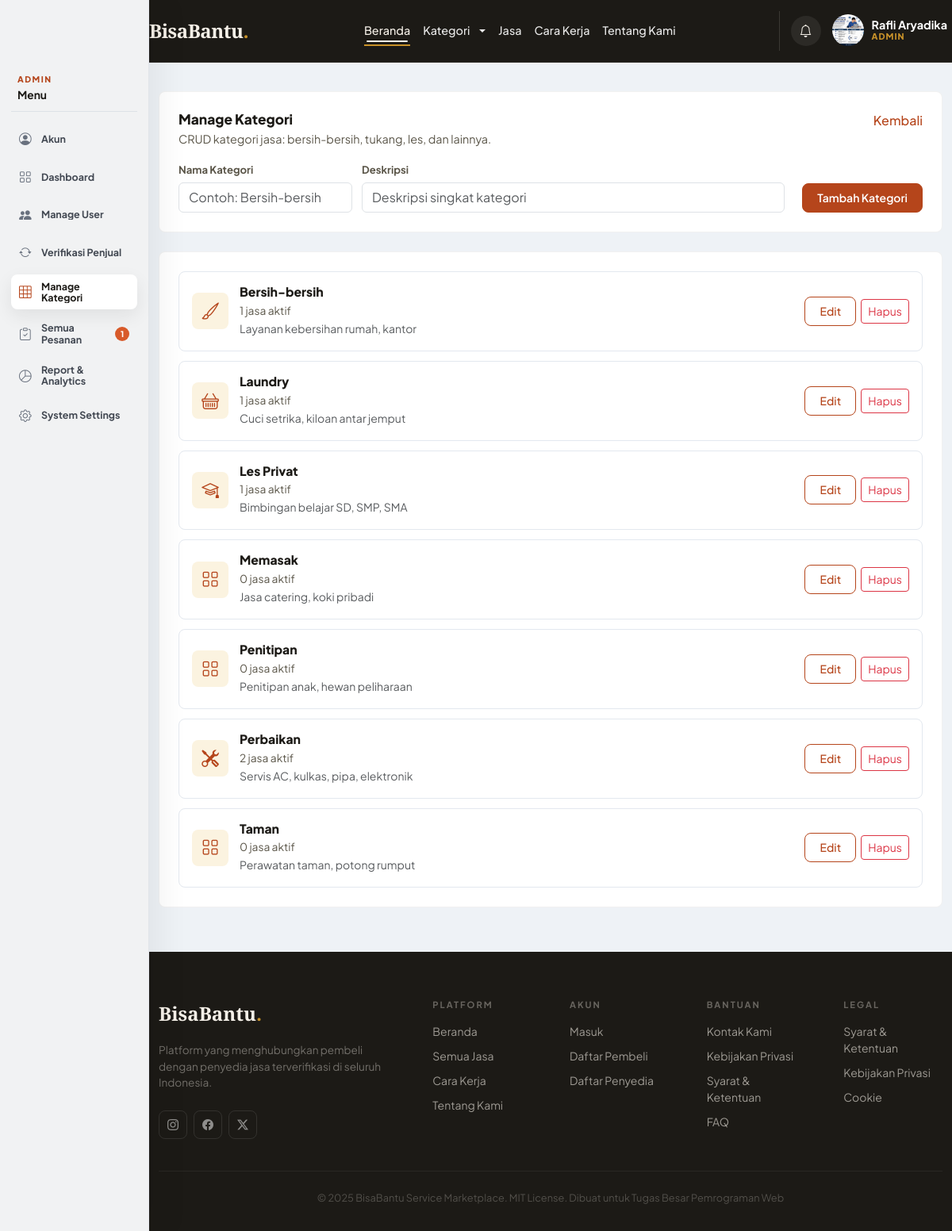
The page /index.php?page=admin_categories (signed in) on the database its author committed.
### tables this page shows
CREATE TABLE `categories` (
  `id` int NOT NULL AUTO_INCREMENT,
  `name` varchar(50) NOT NULL,
  `description` text,
  `created_at` timestamp NOT NULL DEFAULT CURRENT_TIMESTAMP,
  PRIMARY KEY (`id`)
);

### helpers/functions.php (called while the page is built, shortened)
<?php
function base_url($path = '') {
    $scheme = (!empty($_SERVER['HTTPS']) && $_SERVER['HTTPS'] !== 'off') ? 'https' : 'http';
    $host = $_SERVER['HTTP_HOST'] ?? 'localhost';
    $scriptDir = rtrim(dirname($_SERVER['SCRIPT_NAME']), '/\\');
    $base = $scheme . '://' . $host . $scriptDir;
    return rtrim($base, '/\\') . '/' . ltrim($path, '/\\');
}
function e($value) {
    return htmlspecialchars($value, ENT_QUOTES, 'UTF-8');
}
function category_icon($name) {
    $icons = [
        'bersih' => 'bi-brush',
        'perbaikan' => 'bi-tools',
        'les' => 'bi-mortarboard',
        'laundry' => 'bi-basket',
        'kecantikan' => 'bi-stars',
        'transport' => 'bi-truck',
    ];
    $lower = strtolower($name);
    foreach ($icons as $key => $icon) {
        if (str_contains($lower, $key)) {
            return $icon;
        }
    }
    return 'bi-grid';
}

### models/CategoryModel.php (called while the page is built, shortened)
<?php
class CategoryModel {
    private $pdo;
    public function __construct($pdo) {
        $this->pdo = $pdo;
    }
    public function getAllWithServiceCount() {
        $stmt = $this->pdo->query('
            SELECT c.*, COUNT(u.id) as service_count
            FROM categories c
            LEFT JOIN services s ON s.category_id = c.id AND s.is_active = 1
            LEFT JOIN users u ON s.provider_id = u.id AND u.is_verified = 1
            GROUP BY c.id
            ORDER BY c.name ASC
        ');
        return $stmt->fetchAll();
    }
}

### views/admin/categories.php (the view, shortened to what this page needs)
<?php
require_once __DIR__ . '/../../models/CategoryModel.php';
$categoryModel = new CategoryModel($pdo);
$categories = $categoryModel->getAllWithServiceCount();
$editId = (int) ($_GET['edit'] ?? 0);
$editCategory = $editId ? $categoryModel->getById($editId) : null;
?>
<main class="admin-dashboard">
    <div class="container">
        <section class="admin-panel mb-4">
            <div class="admin-panel-head">
                <div>
                    <h2>Manage Kategori</h2>
                    <p>CRUD kategori jasa: bersih-bersih, tukang, les, dan lainnya.</p>
                </div>
                <a href="<?= base_url('index.php?page=dashboard') ?>" class="link-accent">Kembali</a>
            </div>
            <form method="post" action="<?= base_url('index.php?page=admin&action=' . ($editCategory ? 'category_update' : 'category_create')) ?>" class="admin-form-row">
                <div class="admin-form-field">
                    <label>Nama Kategori</label>
                    <input type="text" name="name" class="form-control" required placeholder="Contoh: Bersih-bersih" value="<?= e($editCategory['name'] ?? '') ?>">
                </div>
                <div class="admin-form-field admin-form-field-grow">
                    <label>Deskripsi</label>
                    <input type="text" name="description" class="form-control" placeholder="Deskripsi singkat kategori" value="<?= e($editCategory['description'] ?? '') ?>">
                </div>
                <div class="admin-form-field admin-form-field-action">
                    <label>&nbsp;</label>
                    <button type="submit" class="btn btn-primary-custom">
                        <?= $editCategory ? 'Simpan Perubahan' : 'Tambah Kategori' ?>
                    </button>
                </div>
            </form>
        </section>
        <section class="admin-panel">
            <div class="admin-menu-grid">
                <?php if (empty($categories)): ?>
                    <p class="text-muted mb-0">Belum ada kategori.</p>
                <?php else: ?>
                    <?php foreach ($categories as $cat): ?>
                        <div class="admin-menu-card admin-category-card">
                            <span><i class="bi <?= e(category_icon($cat['name'])) ?>"></i></span>
                            <div>
                                <h3><?= e($cat['name']) ?></h3>
                                <p><?= (int) $cat['service_count'] ?> jasa aktif</p>
                                <?php if ($cat['description']): ?>
                                    <small class="text-muted"><?= e($cat['description']) ?></small>
                                <?php endif; ?>
                            </div>
                            <div class="admin-category-actions">
                                <a href="<?= base_url('index.php?page=admin_categories&edit=' . (int) $cat['id']) ?>" class="btn btn-sm btn-outline-custom">Edit</a>
                                <form method="post" action="<?= base_url('index.php?page=admin&action=category_delete') ?>" onsubmit="return confirm('Hapus kategori ini?');">
                                    <button type="submit" class="btn btn-sm btn-outline-danger">Hapus</button>
                                </form>
                            </div>
                        </div>
                    <?php endforeach; ?>
                <?php endif; ?>
            </div>
        </section>
    </div>
</main>

### assets/css/main.css (style rules this page uses)
:root { --cream: #F5F0E8; --warm-100: #EDE5D0; --warm-200: #D4C4A0; --ink: #1C1A16; --ink-60: #5A5548; --ink-30: #9D9488; --accent: #B5451B; --accent-lt: #F0E4DE; --gold: #C8922A; --gold-lt: #FBF3E0; --orange-primary: var(--accent); --orange-dark: #9a3615; --orange-light: var(--accent-lt); --orange-soft: var(--gold-lt); --text-dark: var(--ink); --text-muted: var(--ink-60); }
body { min-height: 100vh; display: flex; flex-direction: column; font-family: 'Plus Jakarta Sans', system-ui, sans-serif; color: var(--ink); background-color: var(--cream); }
html { min-height: 100%; }
body.has-role-sidebar { padding-left: 188px; background: #f4f5f7; }
.btn-outline-custom { border: 1px solid rgba(255, 255, 255, 0.25); color: rgba(255, 255, 255, 0.85); border-radius: 8px; padding: 7px 18px; font-size: 0.875rem; font-weight: 500; background: none; transition: all 0.2s; }
.btn-primary-custom { background: var(--gold); color: var(--ink); border: none; border-radius: 8px; padding: 7px 18px; font-size: 0.875rem; font-weight: 600; transition: all 0.2s; }
.link-accent { color: var(--accent); font-weight: 500; text-decoration: none; }
.btn-outline-custom, .btn-primary-custom, .btn-login, .btn-register, .search-box button, .filter-pill, .link-accent, .auth-btn-submit, .auth-btn-outline, .auth-btn-google, .auth-modal-close, .auth-tab, .auth-role-card, .social-btn { transition: transform 0.22s ease, box-shadow 0.22s ease, background-color 0.22s ease, border-color 0.22s ease, color 0.22s ease; }
.link-accent { display: inline-flex; align-items: center; gap: 4px; }

### assets/css/auth-modal.css (style rules this page uses)
:root { --auth-accent: #B5451B; --auth-accent-dark: #9a3615; --auth-accent-soft: #F0E4DE; --auth-accent-border: #D4C4A0; --auth-gold: #C8922A; --auth-gold-soft: #FBF3E0; --font-sans: 'Plus Jakarta Sans', system-ui, sans-serif; --color-text-primary: #1C1A16; --color-text-secondary: #6b7280; --color-text-tertiary: #9ca3af; --color-background-primary: #fff; --color-background-secondary: #f9fafb; --color-background-tertiary: #f3f4f6; --color-border-secondary: #e5e7eb; --color-border-tertiary: #f3f4f6; --border-radius-md: 8px; --border-radius-xl: 16px; }

### assets/css/animations.css (style rules this page uses)
:root { --bb-motion-fast: 180ms; --bb-motion-base: 320ms; --bb-motion-slow: 480ms; --bb-motion-ease: cubic-bezier(.22, 1, .36, 1); --bb-motion-shadow: 0 18px 45px rgba(15, 23, 42, .14); --bb-focus-glow: 0 0 0 .22rem rgba(37, 99, 235, .16); }
html { scroll-behavior: smooth; }
body { opacity: 1; }
.animate-on-scroll { opacity: 0; transition: opacity var(--bb-motion-slow) var(--bb-motion-ease), transform var(--bb-motion-slow) var(--bb-motion-ease); transition-delay: var(--bb-stagger-delay, 0ms); will-change: opacity, transform; }
.animate-on-scroll.fade-up { transform: translate3d(0, 26px, 0); }
.animate-on-scroll.zoom-in { transform: scale(.96); }
.animate-on-scroll.in-view { opacity: 1; transform: translate3d(0, 0, 0) scale(1); }
.btn, button, [type="button"], [type="submit"], .cart-nav-btn, .header-icon-btn, .social-btn, .role-sidebar-nav a, .profile-dropdown-item { position: relative; overflow: hidden; transition: transform var(--bb-motion-fast) var(--bb-motion-ease), box-shadow var(--bb-motion-fast) var(--bb-motion-ease), border-color var(--bb-motion-fast) ease, background-color var(--bb-motion-fast) ease, color var(--bb-motion-fast) ease; }
.form-control, .form-select, textarea, input { transition: border-color var(--bb-motion-fast) ease, box-shadow var(--bb-motion-fast) ease, background-color var(--bb-motion-fast) ease, transform var(--bb-motion-fast) ease; }
.form-label, label { transition: color var(--bb-motion-fast) ease, transform var(--bb-motion-fast) ease; }

### rows shown on the page
categories: name "Bersih-bersih", service_count "1", description "Layanan kebersihan rumah, kantor"
categories: name "Laundry", service_count "1", description "Cuci setrika, kiloan antar jemput"
categories: name "Les Privat", service_count "1", description "Bimbingan belajar SD, SMP, SMA"
categories: name "Memasak", service_count "0", description "Jasa catering, koki pribadi"
categories: name "Penitipan", service_count "0", description "Penitipan anak, hewan peliharaan"
categories: name "Perbaikan", service_count "2", description "Servis AC, kulkas, pipa, elektronik"
categories: name "Taman", service_count "0", description "Perawatan taman, potong rumput"

### other values the page prints
$userName "Rafli Aryadika"
$roleLabel "ADMIN"
$roleShortLabel "ADMIN"
$item['label'] "Akun"
$item['label'] "Dashboard"
$item['label'] "Manage User"
$item['label'] "Verifikasi Penjual"
$item['label'] "Manage Kategori"
$item['label'] "Semua Pesanan"
$item['badge'] "1"
$item['label'] "Report & Analytics"
$item['label'] "System Settings"
